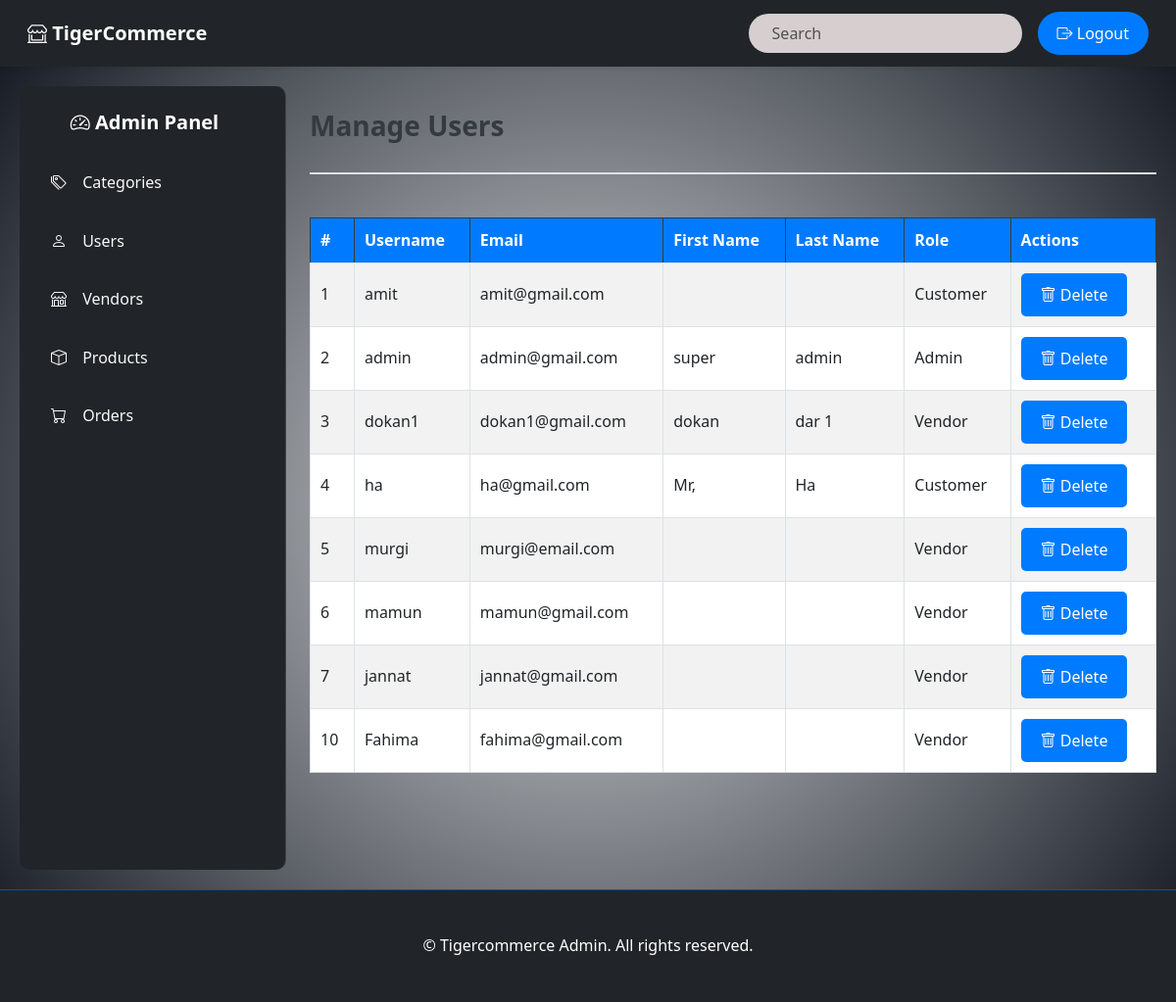
Before: /admin/sections/users.php with the older database file.
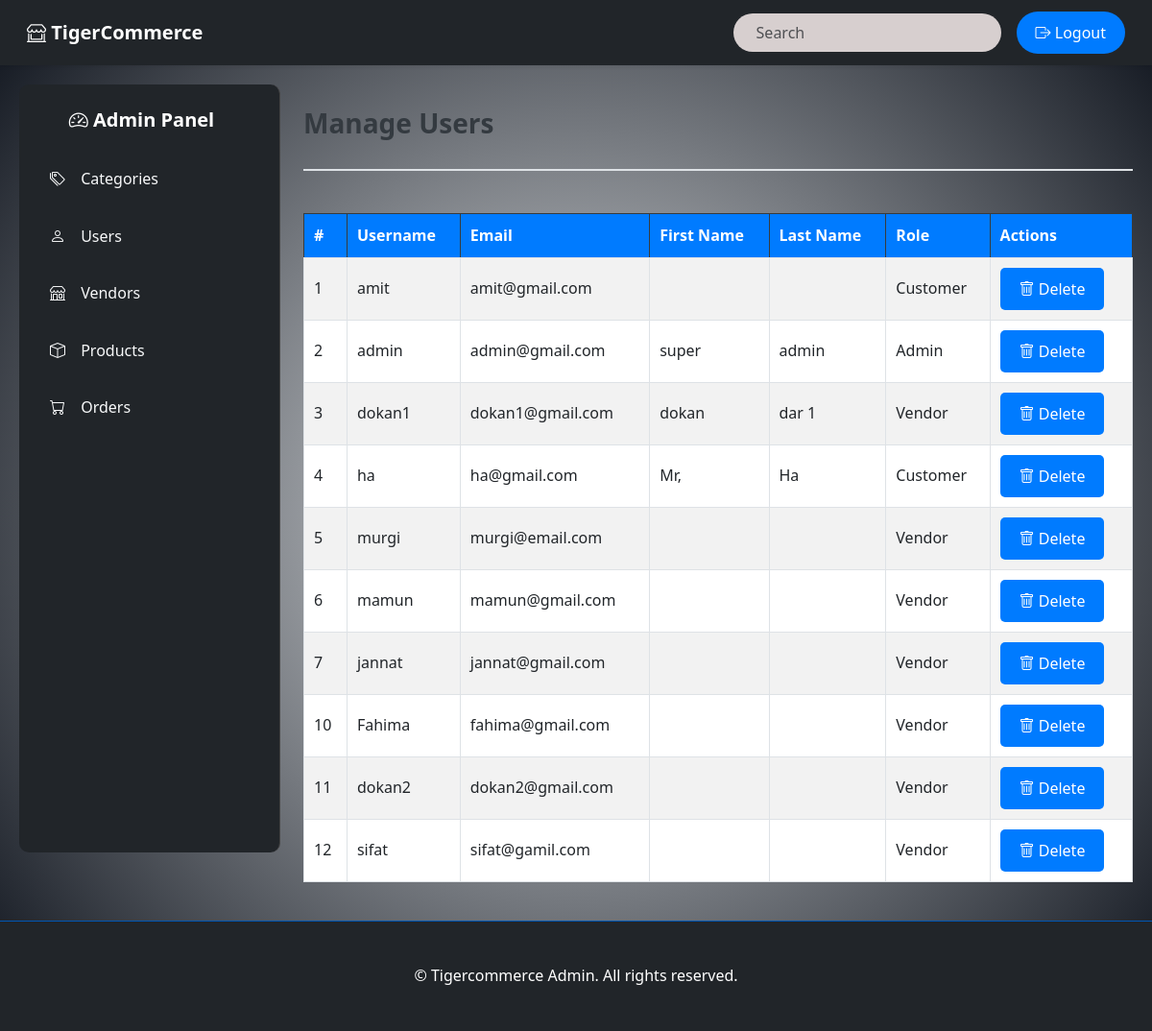
After: the same page with the newer database file.
### tables this page shows
CREATE TABLE `users` (
  `id` int(11) NOT NULL,
  `username` varchar(50) NOT NULL,
  `email` varchar(100) NOT NULL,
  `password` varchar(255) NOT NULL,
  `first_name` varchar(50) DEFAULT NULL,
  `last_name` varchar(50) DEFAULT NULL,
  `role` enum('customer','vendor','admin') NOT NULL,
  `created_at` timestamp NOT NULL DEFAULT current_timestamp(),
  `updated_at` timestamp NOT NULL DEFAULT current_timestamp() ON UPDATE current_timestamp()
);

### admin/sections/users.php (the view, shortened to what this page needs)
<?php
require '../../config/database.php';
$users = [];
$result = $conn->query("SELECT * FROM users");
if ($result->num_rows > 0) {
    while ($row = $result->fetch_assoc()) {
        $users[] = $row;
    }
}
?>
<?php include('../partials/header.php'); ?>
<?php include('../partials/navbar.php'); ?>
<div class="container-fluid user-page-container">
    <div class="row">
        <div class="col-lg-3 col-md-4">
            <?php include('../partials/sidebar.php'); ?>
        </div>
        <div class="col-lg-9 col-md-8">
            <div class="d-flex justify-content-between align-items-center my-4 user-header">
                <h2 class="user-title">Manage Users</h2>
            </div>
            <div class="table-responsive">
                <table class="table table-hover table-striped table-bordered">
                    <thead class="table-dark">
                        <tr>
                            <th>#</th>
                            <th>Username</th>
                            <th>Email</th>
                            <th>First Name</th>
                            <th>Last Name</th>
                            <th>Role</th>
                            <th>Actions</th>
                        </tr>
                    </thead>
                    <tbody>
                        <?php if (!empty($users)): ?>
                            <?php foreach ($users as $user): ?>
                                <tr>
                                    <td><?php echo $user['id']; ?></td>
                                    <td><?php echo htmlspecialchars($user['username']); ?></td>
                                    <td><?php echo htmlspecialchars($user['email']); ?></td>
                                    <td><?php echo htmlspecialchars($user['first_name']); ?></td>
                                    <td><?php echo htmlspecialchars($user['last_name']); ?></td>
                                    <td><?php echo htmlspecialchars(ucfirst($user['role'])); ?></td>
                                    <td>
                                        <a href="users.php?delete=<?php echo $user['id']; ?>" class="btn btn-danger btn-sm" onclick="return confirm('Are you sure you want to delete this user?');">
                                            <i class="bi bi-trash"></i> Delete
                                        </a>
                                    </td>
                                </tr>
                            <?php endforeach; ?>
                        <?php else: ?>
                            <tr>
                                <td colspan="7" class="text-center">No users found.</td>
                            </tr>
                        <?php endif; ?>
                    </tbody>
                </table>
            </div>
        </div>
    </div>
</div>
<?php include('../partials/footer.php'); ?>

Changed rows visible on the page:
added users: id "11", username "dokan2", email "dokan2@gmail.com", role "Vendor"
added users: id "12", username "sifat", email "sifat@gamil.com", role "Vendor"
